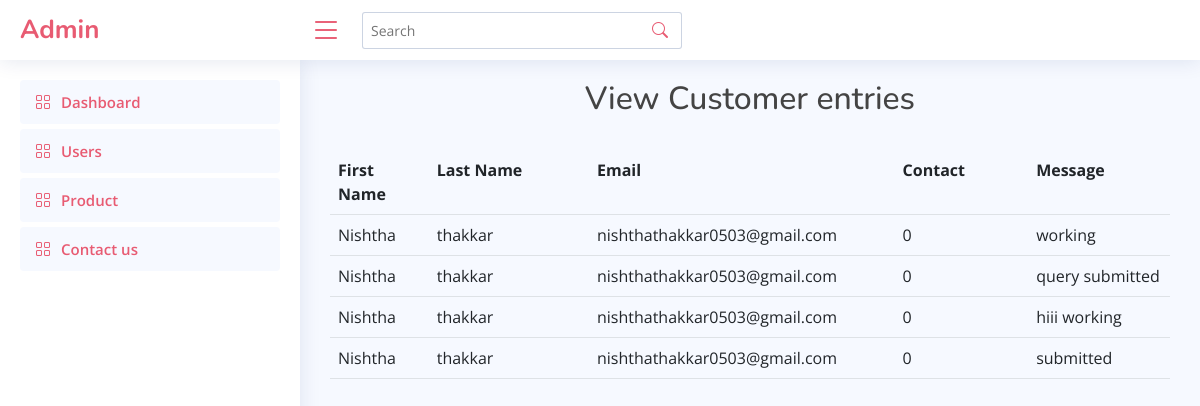
/admin/contact_admin.php, run on the app's committed database.
### tables this page shows
CREATE TABLE `contact` (
  `fname` varchar(20) NOT NULL,
  `lname` varchar(20) NOT NULL,
  `email` varchar(30) NOT NULL,
  `contact` int(10) NOT NULL,
  `message` varchar(50) NOT NULL
);

### admin/contact_admin.php (the view, shortened to what this page needs)
<!DOCTYPE html>
<html lang="en">
<head>
    <link href="assets/vendor/bootstrap/css/bootstrap.min.css" rel="stylesheet">
    <link href="assets/vendor/bootstrap-icons/bootstrap-icons.css" rel="stylesheet">
    <link href="assets/vendor/boxicons/css/boxicons.min.css" rel="stylesheet">
    <link href="assets/vendor/quill/quill.snow.css" rel="stylesheet">
    <link href="assets/vendor/quill/quill.bubble.css" rel="stylesheet">
    <link href="assets/vendor/remixicon/remixicon.css" rel="stylesheet">
    <link href="assets/vendor/simple-datatables/style.css" rel="stylesheet">
    <link href="assets/css/style.css" rel="stylesheet">
</head>
<body>
    <header id="header" class="header fixed-top d-flex align-items-center">
        <div class="d-flex align-items-center justify-content-between">
            <a href="index.html" class="logo d-flex align-items-center">
                <span class="d-none d-lg-block">Admin</span>
            </a>
            <i class="bi bi-list toggle-sidebar-btn"></i>
        </div>
        <div class="search-bar">
            <form class="search-form d-flex align-items-center" method="POST" action="#">
                <input type="text" name="query" placeholder="Search" title="Enter search keyword">
                <button type="submit" title="Search"><i class="bi bi-search"></i></button>
            </form>
        </div>
    </header>
  <aside id="sidebar" class="sidebar">
<ul class="sidebar-nav" id="sidebar-nav">
  <li class="nav-item">
    <a class="nav-link " href="index.php">
      <i class="bi bi-grid"></i>
      <span>Dashboard</span>
    </a>
  </li>
  <li class="nav-item">
    <a class="nav-link " href="user_admin.php">
      <i class="bi bi-grid"></i>
      <span>Users</span>
    </a>
  </li>
  <li class="nav-item">
    <a class="nav-link " href="product.php">
      <i class="bi bi-grid"></i>
      <span>Product</span>
    </a>
  </li>
  <li class="nav-item">
    <a class="nav-link " href="contact_admin.php">
      <i class="bi bi-grid"></i>
      <span>Contact us</span>
    </a>
  </li>
</ul>
</aside>
    <main id="main" class="main">
<?php
include 'connection.php';
$query = "SELECT * from contact;";
$data = mysqli_query($conn, $query);
?>
	<h2 class="text-center">View Customer entries</h2><br>
	<table class="table">
		<tr>
			<th width="5%">First Name</th>
			<th width="12%">Last Name</th>
			<th width="10%">Email</th>
			<th width="10%">Contact</th>
            <th width="10%">Message</th>
		</tr>
	<?php
	while ($result = mysqli_fetch_assoc($data)) {
		echo "<tr>
        <td>" . $result["fname"] . "</td>
        <td>" . $result["lname"] . "</td>
        <td>" . $result["email"] . "</td>
        <td>" . $result["contact"] . "</td>
        <td>" . $result["message"] . "</td>";
	}
	echo "</table>";
	?>
    </main>
</html>
</body>

### admin/assets/css/style.css (style rules this page uses)
:root { scroll-behavior: smooth; }
body { font-family: "Open Sans", sans-serif; background: #f6f9ff; color: #444444; }
a { color: #E85B72; text-decoration: none; }
h1, h2, h3, h4, h5, h6 { font-family: "Nunito", sans-serif; }
#main { margin-top: 60px; padding: 20px 30px; transition: all 0.3s; }
.logo { line-height: 1; }
@media (min-width: 1200px) { .logo { width: 280px; } }
.logo span { font-size: 26px; font-weight: 700; color: #E85B72; font-family: "Nunito", sans-serif; }
.header { transition: all 0.5s; z-index: 997; height: 60px; box-shadow: 0px 2px 20px rgba(1, 41, 112, 0.1); background-color: #fff; padding-left: 20px; }
.header .toggle-sidebar-btn { font-size: 32px; padding-left: 10px; cursor: pointer; color: #E85B72; }
.header .search-bar { min-width: 360px; padding: 0 20px; }
.header .search-form { width: 100%; }
.header .search-form input { border: 0; font-size: 14px; color: #E85B72; border: 1px solid rgba(1, 41, 112, 0.2); padding: 7px 38px 7px 8px; border-radius: 3px; transition: 0.3s; width: 100%; }
.header .search-form button { border: 0; padding: 0; margin-left: -30px; background: none; }
.header .search-form button i { color: #E85B72; }
.sidebar { position: fixed; top: 60px; left: 0; bottom: 0; width: 300px; z-index: 996; transition: all 0.3s; padding: 20px; overflow-y: auto; scrollbar-width: thin; scrollbar-color: #aab7cf transparent; box-shadow: 0px 0px 20px rgba(1, 41, 112, 0.1); background-color: #fff; }
@media (min-width: 1200px) { #main, #footer { margin-left: 300px; } }
.sidebar-nav { padding: 0; margin: 0; list-style: none; }
.sidebar-nav li { padding: 0; margin: 0; list-style: none; }
.sidebar-nav .nav-item { margin-bottom: 5px; }
.sidebar-nav .nav-link { display: flex; align-items: center; font-size: 15px; font-weight: 600; color: #E85B72; transition: 0.3; background: #f6f9ff; padding: 10px 15px; border-radius: 4px; }
.sidebar-nav .nav-link i { font-size: 16px; margin-right: 10px; color: #E85B72; }

### data on the page
contact: fname "Nishtha", lname "thakkar", email "nishthathakkar0503@gmail.com", contact "0", message "working"
contact: fname "Nishtha", lname "thakkar", email "nishthathakkar0503@gmail.com", contact "0", message "query submitted"
contact: fname "Nishtha", lname "thakkar", email "nishthathakkar0503@gmail.com", contact "0", message "hiii working"
contact: fname "Nishtha", lname "thakkar", email "nishthathakkar0503@gmail.com", contact "0", message "submitted"
